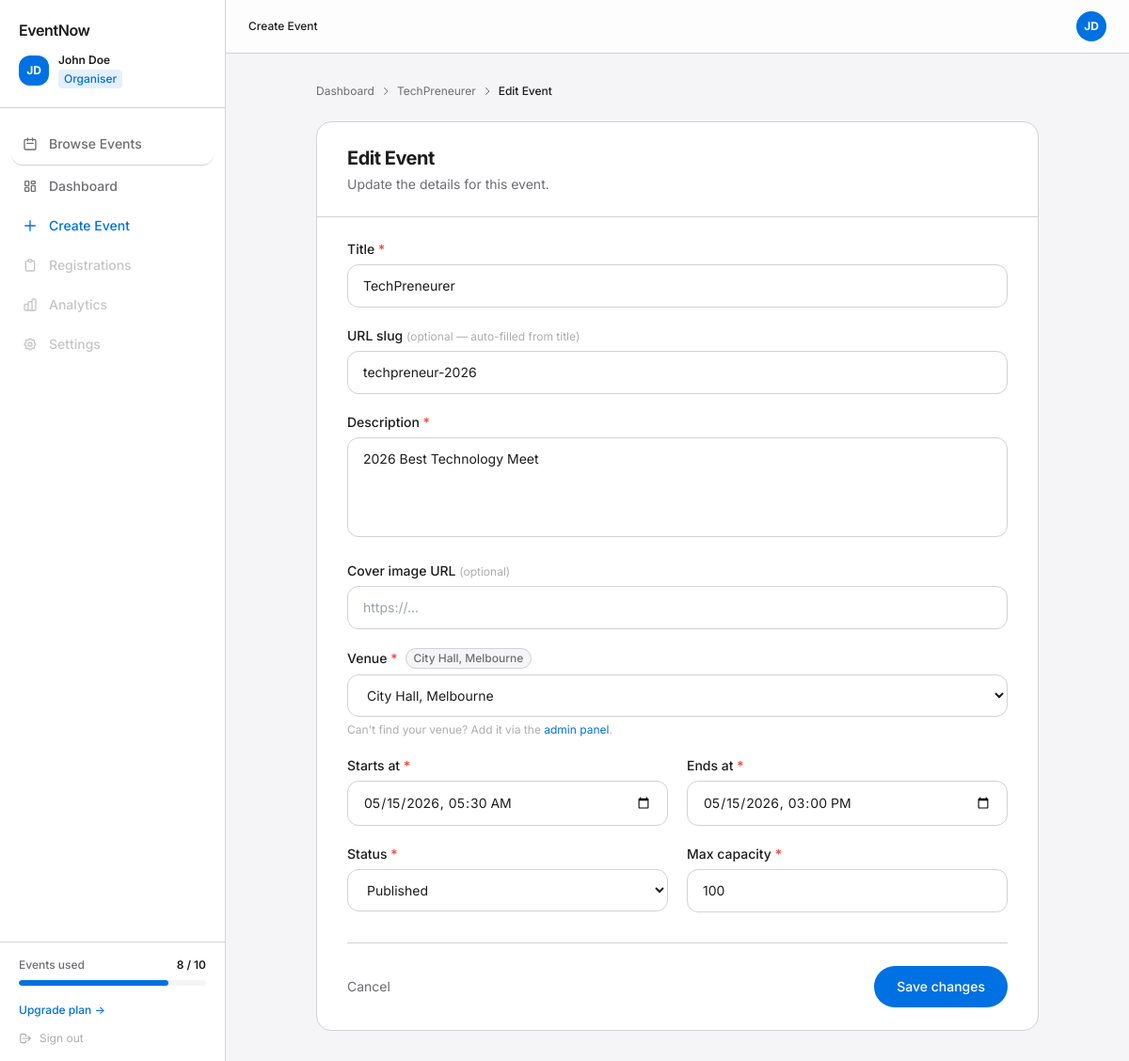
Screenshot of /eventnow/events/techpreneur-2026/edit/ (signed in) with the database file from the repository.
### apps/accounts/models.py (models this page shows, shortened)
class User(AbstractBaseUser, PermissionsMixin):
    class Role(models.TextChoices):
        ADMIN = 'admin', 'Admin'
        ORGANIZER = 'organiser', 'Organiser'
        ATTENDEES = 'attendee', 'Attendee'
    id = models.AutoField(primary_key=True)
    email = models.EmailField(unique=True)
    username = models.CharField(max_length=100)
    first_name = models.CharField(max_length=255)
    last_name = models.CharField(max_length=255)
    avatar_url = models.URLField(blank=True)
    role = models.CharField(
        max_length=20,
        choices=list(Role.choices),
        default=Role.ATTENDEES,
    )
    is_active = models.BooleanField(default=True)
    is_staff = models.BooleanField(default=False)
    created_at = models.DateTimeField(auto_now_add=True)
    updated_at = models.DateTimeField(auto_now=True)
    USERNAME_FIELD = 'email'
    REQUIRED_FIELDS = ['username']
    objects = UserManager()
    def is_organiser(self):
        return self.role == User.Role.ORGANIZER
    class Meta:
        app_label = 'apps'

### apps/events/models.py (models this page shows, shortened)
class Event(models.Model):
    id = models.AutoField(primary_key=True)
    organiser = models.ForeignKey(
        User,
        on_delete=models.CASCADE,
    )
    venue = models.ForeignKey(Venue, on_delete=models.CASCADE)
    title = models.CharField(max_length=255)
    slug = models.SlugField(max_length=255, unique=True)
    description = models.TextField()
    cover_image_url = models.URLField()
    starts_at = models.DateTimeField()
    ends_at = models.DateTimeField()
    status = models.CharField(max_length=255)
    max_capacity = models.IntegerField()
    created_at = models.DateTimeField(auto_now_add=True)
    updated_at = models.DateTimeField(auto_now=True)
    class Meta:
        app_label = 'apps'

class Venue(models.Model):
    id = models.AutoField(primary_key=True)
    name = models.CharField(max_length=255)
    address = models.CharField(max_length=255)
    city = models.CharField(max_length=255)
    country = models.CharField(max_length=255)
    created_at = models.DateTimeField(auto_now_add=True)
    updated_at = models.DateTimeField(auto_now=True)
    def __str__(self):
        return f"{self.name}, {self.city}"
    class Meta:
        app_label = 'apps'

### apps/events/views.py (the view)
# urls.py: path('events/<slug:slug>/edit/',    views.event_edit,       name='event_edit'),
@login_required
@organiser_required
def event_edit(request, slug):
    event = get_own_event(request, slug)
    if request.method == 'POST':
        form = EventForm(request.POST, instance=event)
        if form.is_valid():
            form.save()
            messages.success(request, 'Event updated.')
            return redirect('event_detail', slug=event.slug)
    else:
        form = EventForm(instance=event)
    return render(request, 'events/event-form.html', {
        'form':   form,
        'action': 'Edit',
        'event':  event,
    })

### apps/events/views.py (called while the page is built)
def get_own_event(request, slug):
    event = get_object_or_404(Event, slug=slug)
    if event.organiser != request.user:
        raise PermissionDenied
    return event

### apps/templates/events/event-form.html (shortened to what this page needs)
{% extends "base.html" %}
{% block body %}
  <div class="flex min-h-screen">
    <aside id="sidebar" class="fixed inset-y-0 left-0 z-40 w-60 bg-card border-r border-border flex flex-col translate-x-0 transition-transform duration-300 md:translate-x-0 -translate-x-full" aria-label="Organiser navigation">
        <div class="px-5 py-5 border-b border-border">
          <a href="{% url 'index' %}" class="text-base font-semibold text-ink tracking-tight">EventNow</a>
          <div class="mt-3 flex items-center gap-2.5">
            <div class="w-8 h-8 rounded-xl bg-primary flex items-center justify-center text-white text-xs font-bold flex-shrink-0">{{ user.first_name|first|upper }}{{ user.last_name|first|upper }}</div>
            <div class="min-w-0">
              <div class="text-xs font-semibold text-ink truncate">{{ user.first_name }} {{ user.last_name }}</div>
              <div class="flex items-center gap-1 mt-0.5">
                <span class="text-xs bg-primary/10 text-primary px-1.5 py-0.5 rounded font-medium">{{ user.get_role_display }}</span>
              </div>
            </div>
          </div>
        </div>
        <nav class="flex-1 px-3 py-4 space-y-0.5 overflow-y-auto" aria-label="Dashboard navigation">
          <a href="{% url 'event_list' %}" class="flex items-center gap-3 px-3 py-3 rounded-xl text-ink-2 text-sm font-medium hover:bg-surface hover:text-ink transition-colors border-b border-border">
            <svg class="w-4 h-4 flex-shrink-0" fill="none" stroke="currentColor" viewBox="0 0 24 24"><path stroke-linecap="round" stroke-linejoin="round" stroke-width="2" d="M8 7V3m8 4V3m-9 8h10M5 21h14a2 2 0 002-2V7a2 2 0 00-2-2H5a2 2 0 00-2 2v12a2 2 0 002 2z"/></svg>
            Browse Events
          </a>
          <a href="{% url 'organiser_dashboard' %}" class="flex items-center gap-3 px-3 py-2.5 rounded-xl text-ink-2 text-sm font-medium hover:bg-surface hover:text-ink transition-colors">
            Dashboard
          </a>
          <a href="{% url 'event_create' %}" class="flex items-center gap-3 px-3 py-2.5 rounded-xl bg-primary/8 text-primary text-sm font-medium" aria-current="page">
            <svg class="w-4 h-4 flex-shrink-0" fill="none" stroke="currentColor" viewBox="0 0 24 24"><path stroke-linecap="round" stroke-linejoin="round" stroke-width="2" d="M12 4v16m8-8H4"/></svg>
            Create Event
          </a>
          <a href="#" class="flex items-center gap-3 px-3 py-2.5 rounded-xl text-ink-2/40 text-sm font-medium cursor-not-allowed">
            <svg class="w-4 h-4 flex-shrink-0" fill="none" stroke="currentColor" viewBox="0 0 24 24"><path stroke-linecap="round" stroke-linejoin="round" stroke-width="2" d="M9 5H7a2 2 0 00-2 2v12a2 2 0 002 2h10a2 2 0 002-2V7a2 2 0 00-2-2h-2M9 5a2 2 0 002 2h2a2 2 0 002-2M9 5a2 2 0 012-2h2a2 2 0 012 2"/></svg>
            Registrations
          </a>
          <a href="#" class="flex items-center gap-3 px-3 py-2.5 rounded-xl text-ink-2/40 text-sm font-medium cursor-not-allowed">
            Analytics
          </a>
          <a href="#" class="flex items-center gap-3 px-3 py-2.5 rounded-xl text-ink-2/40 text-sm font-medium cursor-not-allowed">
            Settings
          </a>
        </nav>
        <div class="px-5 py-4 border-t border-border">
          <div class="flex items-center justify-between text-xs mb-2">
            <span class="text-ink-2 font-medium">Events used</span>
            <span class="text-ink font-semibold">8 / 10</span>
          </div>
          <div class="h-1.5 bg-surface rounded-full overflow-hidden mb-3">
            <div class="h-full bg-primary rounded-full" style="width: 80%" role="progressbar" aria-valuenow="8" aria-valuemin="0" aria-valuemax="10" aria-label="8 of 10 events used"></div>
          </div>
          <a href="index.html#pricing" class="text-xs text-primary hover:underline font-medium">Upgrade plan →</a>
          <form method="post" action="{% url 'account_logout' %}" class="mt-3">
            <button type="submit" class="flex items-center gap-2 text-xs text-ink-3 hover:text-ink-2 transition-colors w-full text-left">
              <svg class="w-3.5 h-3.5" fill="none" stroke="currentColor" viewBox="0 0 24 24"><path stroke-linecap="round" stroke-linejoin="round" stroke-width="2" d="M17 16l4-4m0 0l-4-4m4 4H7m6 4v1a3 3 0 01-3 3H6a3 3 0 01-3-3V7a3 3 0 013-3h4a3 3 0 013 3v1"/></svg>
              Sign out
            </button>
          </form>
        </div>
      </aside>
    <div class="flex-1 md:ml-60 flex flex-col min-h-screen">
      <header class="sticky top-0 z-20 bg-white/80 backdrop-blur-xl border-b border-border">
        <div class="px-6 h-14 flex items-center justify-between gap-4">
          <div class="flex items-center gap-3">
            <nav aria-label="Breadcrumb">
              <ol class="flex items-center gap-1.5 text-xs text-ink-2">
                <li class="text-ink font-medium">Create Event</li>
              </ol>
            </nav>
          </div>
          <div class="flex items-center gap-3">
            <div class="w-8 h-8 rounded-full bg-primary text-white text-xs font-bold flex items-center justify-center" aria-label="{{ user.get_full_name }} account">{{ user.first_name|first|upper }}{{ user.last_name|first|upper }}</div>
          </div>
        </div>
      </header>
      <main id="main" class="flex-1 px-6 py-8">
        <div class="max-w-3xl mx-auto">
          <nav aria-label="Breadcrumb" class="mb-6">
            <ol class="flex items-center gap-1.5 text-xs text-ink-2">
              <li><a href="{% url 'organiser_dashboard' %}" class="hover:text-ink transition-colors">Dashboard</a></li>
              <li aria-hidden="true"><svg class="w-3 h-3" fill="none" stroke="currentColor" viewBox="0 0 24 24"><path stroke-linecap="round" stroke-linejoin="round" stroke-width="2" d="M9 5l7 7-7 7"/></svg></li>
              {% if event %}
              <li><a href="{% url 'event_detail' event.slug %}" class="hover:text-ink transition-colors">{{ event.title }}</a></li>
              <li aria-hidden="true"><svg class="w-3 h-3" fill="none" stroke="currentColor" viewBox="0 0 24 24"><path stroke-linecap="round" stroke-linejoin="round" stroke-width="2" d="M9 5l7 7-7 7"/></svg></li>
              {% endif %}
              <li class="text-ink font-medium">{{ action }} Event</li>
            </ol>
          </nav>
          <div class="bg-card border border-border rounded-2xl overflow-hidden">
            <div class="px-8 py-6 border-b border-border">
              <h1 class="text-xl font-bold text-ink tracking-tight">{{ action }} Event</h1>
              <p class="text-sm text-ink-2 mt-1">
                {% if action == 'Create' %}Fill in the details below to publish your event.
                {% else %}Update the details for this event.{% endif %}
              </p>
            </div>
            <form method="post" class="px-8 py-6">
              <div class="grid sm:grid-cols-2 gap-5">
                <div class="sm:col-span-2">
                  <label for="{{ form.title.id_for_label }}" class="block text-sm font-medium text-ink mb-1.5">
                    Title <span class="text-danger">*</span>
                  </label>
                  {{ form.title }}
                </div>
                <div class="sm:col-span-2">
                  <label for="{{ form.slug.id_for_label }}" class="block text-sm font-medium text-ink mb-1.5">
                    URL slug <span class="text-xs text-ink-3 font-normal">(optional — auto-filled from title)</span>
                  </label>
                  {{ form.slug }}
                </div>
                <div class="sm:col-span-2">
                  <label for="{{ form.description.id_for_label }}" class="block text-sm font-medium text-ink mb-1.5">
                    Description <span class="text-danger">*</span>
                  </label>
                  {{ form.description }}
                </div>
                <div class="sm:col-span-2">
                  <label for="{{ form.cover_image_url.id_for_label }}" class="block text-sm font-medium text-ink mb-1.5">
                    Cover image URL <span class="text-xs text-ink-3 font-normal">(optional)</span>
                  </label>
                  {{ form.cover_image_url }}
                </div>
                <div class="sm:col-span-2">
                  <div class="flex items-center gap-2 mb-1.5">
                    <label for="{{ form.venue.id_for_label }}" class="text-sm font-medium text-ink">
                      Venue <span class="text-danger">*</span>
                    </label>
                    {% if event and event.venue %}
                      <span class="text-xs font-medium bg-surface text-ink-2 border border-border px-2 py-0.5 rounded-full">
                        {{ event.venue.name }}, {{ event.venue.city }}
                      </span>
                    {% endif %}
                  </div>
                  {{ form.venue }}
                  <p class="mt-1.5 text-xs text-ink-3">Can't find your venue? Add it via the <a href="/eventnow/admin" target="_blank" class="text-primary hover:underline">admin panel</a>.</p>
                </div>
                <div>
                  <label for="{{ form.starts_at.id_for_label }}" class="block text-sm font-medium text-ink mb-1.5">
                    Starts at <span class="text-danger">*</span>
                  </label>
                  {{ form.starts_at }}
                </div>
                <div>
                  <label for="{{ form.ends_at.id_for_label }}" class="block text-sm font-medium text-ink mb-1.5">
                    Ends at <span class="text-danger">*</span>
                  </label>
                  {{ form.ends_at }}
                </div>
                <div>
                  <label for="{{ form.status.id_for_label }}" class="block text-sm font-medium text-ink mb-1.5">
                    Status <span class="text-danger">*</span>
                  </label>
                  {{ form.status }}
                </div>
                <div>
                  <label for="{{ form.max_capacity.id_for_label }}" class="block text-sm font-medium text-ink mb-1.5">
                    Max capacity <span class="text-danger">*</span>
                  </label>
                  {{ form.max_capacity }}
                </div>
              </div>
              <div class="mt-8 flex items-center justify-between pt-6 border-t border-border">
                <a href="{% if event %}{% url 'event_detail' event.slug %}{% else %}{% url 'organiser_dashboard' %}{% endif %}"
                   class="text-sm text-ink-2 hover:text-ink transition-colors">Cancel</a>
                <button type="submit"
                        class="text-sm font-medium bg-primary text-white px-6 py-3 rounded-full hover:bg-primary-dark transition-colors">
                  {% if action == 'Create' %}Create event{% else %}Save changes{% endif %}
                </button>
              </div>
            </form>
          </div>
        </div>
      </main>
    </div>
  </div>
{% endblock %}

### apps/templates/base.html (style rules this page uses)
* { -webkit-font-smoothing: antialiased; }

### rows the page displays
User: first_name|first "J", last_name|first "D", first_name "John", last_name "Doe", role "Organiser"
Event: title "TechPreneurer", slug "techpreneur-2026", description "2026 Best Technology Meet", venue.name "City Hall", venue.city "Melbourne", venue "City Hall, Melbourne", starts_at "05/15/2026 05:30", ends_at "05/15/2026 15:00", status "Published", max_capacity "100"

### other values shown
{{ action }} "Edit"
